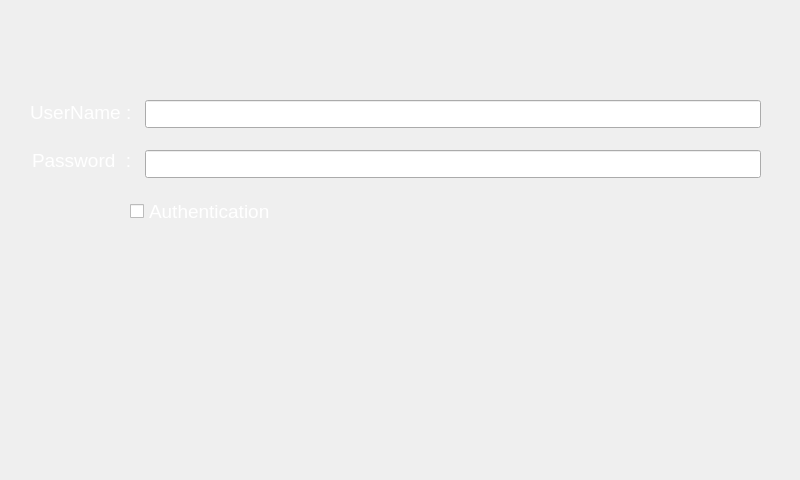
<?xml version="1.0" encoding="UTF-8"?>
<ui version="4.0">
 <class>FramePassword</class>
 <widget class="QFrame" name="FramePassword">
  <property name="geometry">
   <rect>
    <x>0</x>
    <y>0</y>
    <width>800</width>
    <height>480</height>
   </rect>
  </property>
  <property name="windowTitle">
   <string>Frame</string>
  </property>
  <widget class="QPushButton" name="backButton">
   <property name="geometry">
    <rect>
     <x>600</x>
     <y>430</y>
     <width>85</width>
     <height>40</height>
    </rect>
   </property>
   <property name="styleSheet">
    <string notr="true">border:none;
border-image: url(:/button_back.png);</string>
   </property>
   <property name="text">
    <string/>
   </property>
   <property name="flat">
    <bool>true</bool>
   </property>
  </widget>
  <widget class="QLineEdit" name="userName">
   <property name="geometry">
    <rect>
     <x>145</x>
     <y>100</y>
     <width>616</width>
     <height>28</height>
    </rect>
   </property>
   <property name="palette">
    <palette>
     <active>
      <colorrole role="WindowText">
       <brush brushstyle="SolidPattern">
        <color alpha="255">
         <red>255</red>
         <green>255</green>
         <blue>255</blue>
        </color>
       </brush>
      </colorrole>
     </active>
     <inactive>
      <colorrole role="WindowText">
       <brush brushstyle="SolidPattern">
        <color alpha="255">
         <red>255</red>
         <green>255</green>
         <blue>255</blue>
        </color>
       </brush>
      </colorrole>
     </inactive>
     <disabled>
      <colorrole role="WindowText">
       <brush brushstyle="SolidPattern">
        <color alpha="96">
         <red>164</red>
         <green>166</green>
         <blue>168</blue>
        </color>
       </brush>
      </colorrole>
     </disabled>
    </palette>
   </property>
   <property name="font">
    <font>
     <pointsize>12</pointsize>
    </font>
   </property>
   <property name="inputMask">
    <string/>
   </property>
  </widget>
  <widget class="QLineEdit" name="passWord">
   <property name="geometry">
    <rect>
     <x>145</x>
     <y>150</y>
     <width>616</width>
     <height>28</height>
    </rect>
   </property>
   <property name="palette">
    <palette>
     <active>
      <colorrole role="WindowText">
       <brush brushstyle="SolidPattern">
        <color alpha="255">
         <red>255</red>
         <green>255</green>
         <blue>255</blue>
        </color>
       </brush>
      </colorrole>
     </active>
     <inactive>
      <colorrole role="WindowText">
       <brush brushstyle="SolidPattern">
        <color alpha="255">
         <red>255</red>
         <green>255</green>
         <blue>255</blue>
        </color>
       </brush>
      </colorrole>
     </inactive>
     <disabled>
      <colorrole role="WindowText">
       <brush brushstyle="SolidPattern">
        <color alpha="96">
         <red>164</red>
         <green>166</green>
         <blue>168</blue>
        </color>
       </brush>
      </colorrole>
     </disabled>
    </palette>
   </property>
   <property name="font">
    <font>
     <pointsize>13</pointsize>
    </font>
   </property>
   <property name="text">
    <string/>
   </property>
   <property name="maxLength">
    <number>16</number>
   </property>
   <property name="echoMode">
    <enum>QLineEdit::PasswordEchoOnEdit</enum>
   </property>
  </widget>
  <widget class="QLabel" name="label">
   <property name="geometry">
    <rect>
     <x>30</x>
     <y>104</y>
     <width>105</width>
     <height>17</height>
    </rect>
   </property>
   <property name="palette">
    <palette>
     <active>
      <colorrole role="WindowText">
       <brush brushstyle="SolidPattern">
        <color alpha="255">
         <red>255</red>
         <green>255</green>
         <blue>255</blue>
        </color>
       </brush>
      </colorrole>
     </active>
     <inactive>
      <colorrole role="WindowText">
       <brush brushstyle="SolidPattern">
        <color alpha="255">
         <red>255</red>
         <green>255</green>
         <blue>255</blue>
        </color>
       </brush>
      </colorrole>
     </inactive>
     <disabled>
      <colorrole role="WindowText">
       <brush brushstyle="SolidPattern">
        <color alpha="96">
         <red>164</red>
         <green>166</green>
         <blue>168</blue>
        </color>
       </brush>
      </colorrole>
     </disabled>
    </palette>
   </property>
   <property name="font">
    <font>
     <pointsize>14</pointsize>
    </font>
   </property>
   <property name="text">
    <string>UserName :</string>
   </property>
  </widget>
  <widget class="QLabel" name="label_2">
   <property name="geometry">
    <rect>
     <x>32</x>
     <y>152</y>
     <width>103</width>
     <height>17</height>
    </rect>
   </property>
   <property name="palette">
    <palette>
     <active>
      <colorrole role="WindowText">
       <brush brushstyle="SolidPattern">
        <color alpha="255">
         <red>255</red>
         <green>255</green>
         <blue>255</blue>
        </color>
       </brush>
      </colorrole>
     </active>
     <inactive>
      <colorrole role="WindowText">
       <brush brushstyle="SolidPattern">
        <color alpha="255">
         <red>255</red>
         <green>255</green>
         <blue>255</blue>
        </color>
       </brush>
      </colorrole>
     </inactive>
     <disabled>
      <colorrole role="WindowText">
       <brush brushstyle="SolidPattern">
        <color alpha="96">
         <red>164</red>
         <green>166</green>
         <blue>168</blue>
        </color>
       </brush>
      </colorrole>
     </disabled>
    </palette>
   </property>
   <property name="font">
    <font>
     <pointsize>14</pointsize>
    </font>
   </property>
   <property name="text">
    <string>Password  :</string>
   </property>
  </widget>
  <widget class="QCheckBox" name="authenticate">
   <property name="geometry">
    <rect>
     <x>130</x>
     <y>200</y>
     <width>180</width>
     <height>23</height>
    </rect>
   </property>
   <property name="palette">
    <palette>
     <active>
      <colorrole role="WindowText">
       <brush brushstyle="SolidPattern">
        <color alpha="255">
         <red>255</red>
         <green>255</green>
         <blue>255</blue>
        </color>
       </brush>
      </colorrole>
     </active>
     <inactive>
      <colorrole role="WindowText">
       <brush brushstyle="SolidPattern">
        <color alpha="255">
         <red>255</red>
         <green>255</green>
         <blue>255</blue>
        </color>
       </brush>
      </colorrole>
     </inactive>
     <disabled>
      <colorrole role="WindowText">
       <brush brushstyle="SolidPattern">
        <color alpha="96">
         <red>164</red>
         <green>166</green>
         <blue>168</blue>
        </color>
       </brush>
      </colorrole>
     </disabled>
    </palette>
   </property>
   <property name="font">
    <font>
     <pointsize>14</pointsize>
    </font>
   </property>
   <property name="text">
    <string>Authentication</string>
   </property>
  </widget>
  <widget class="QPushButton" name="saveButton">
   <property name="geometry">
    <rect>
     <x>490</x>
     <y>430</y>
     <width>64</width>
     <height>38</height>
    </rect>
   </property>
   <property name="styleSheet">
    <string notr="true">border:none;
border-image: url(:/save1.png);</string>
   </property>
   <property name="text">
    <string/>
   </property>
   <property name="flat">
    <bool>true</bool>
   </property>
  </widget>
  <widget class="QLabel" name="message">
   <property name="geometry">
    <rect>
     <x>150</x>
     <y>290</y>
     <width>423</width>
     <height>28</height>
    </rect>
   </property>
   <property name="palette">
    <palette>
     <active>
      <colorrole role="WindowText">
       <brush brushstyle="SolidPattern">
        <color alpha="255">
         <red>255</red>
         <green>255</green>
         <blue>255</blue>
        </color>
       </brush>
      </colorrole>
     </active>
     <inactive>
      <colorrole role="WindowText">
       <brush brushstyle="SolidPattern">
        <color alpha="255">
         <red>255</red>
         <green>255</green>
         <blue>255</blue>
        </color>
       </brush>
      </colorrole>
     </inactive>
     <disabled>
      <colorrole role="WindowText">
       <brush brushstyle="SolidPattern">
        <color alpha="96">
         <red>164</red>
         <green>166</green>
         <blue>168</blue>
        </color>
       </brush>
      </colorrole>
     </disabled>
    </palette>
   </property>
   <property name="font">
    <font>
     <pointsize>14</pointsize>
    </font>
   </property>
   <property name="text">
    <string/>
   </property>
  </widget>
 </widget>
 <resources/>
 <connections/>
</ui>
